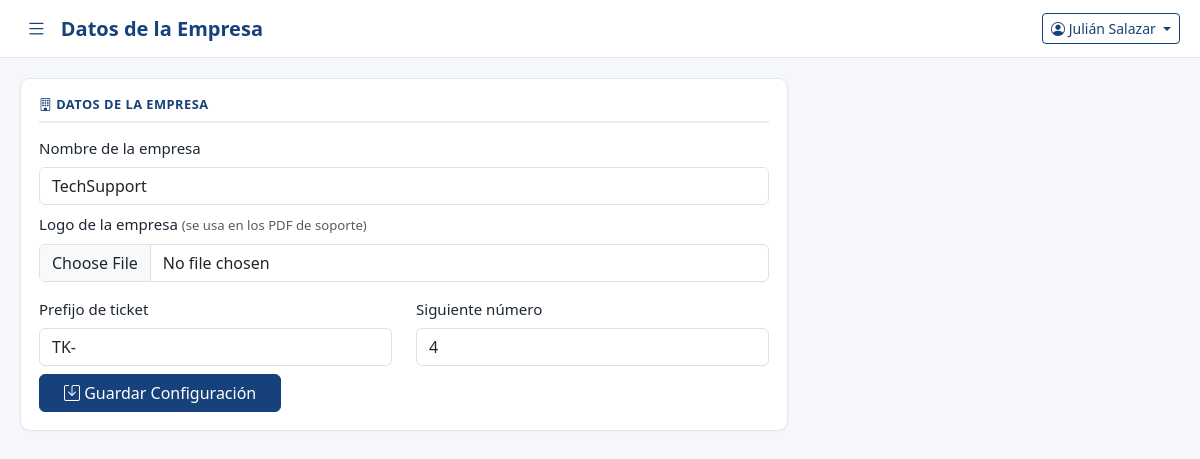
The page /sistema/cnf_empresa.php (signed in) on the database as committed earlier.
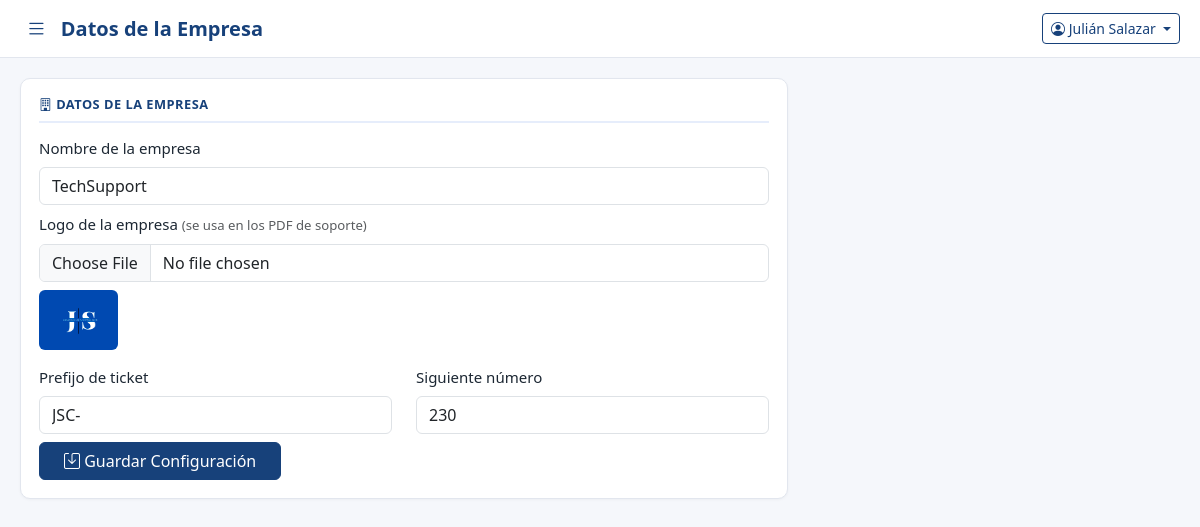
The same page on the database as committed later.
### tables this page shows
CREATE TABLE `tbl_configuracion` (
  `id` int(11) NOT NULL AUTO_INCREMENT,
  `nombre_empresa` varchar(150) NOT NULL DEFAULT 'TechSupport',
  `logo` varchar(255) DEFAULT NULL,
  `prefijo_ticket` varchar(10) NOT NULL DEFAULT 'TK-',
  `siguiente_numero` int(11) NOT NULL DEFAULT 1,
  `state` tinyint(1) NOT NULL DEFAULT 1,
  `user_ing` int(11) DEFAULT NULL,
  `fecha_hora_ing` datetime NOT NULL DEFAULT current_timestamp(),
  PRIMARY KEY (`id`)
);

### sistema/includes/functions.php (called while the page is built, shortened)
<?php
function limpiar($valor) {
    return htmlspecialchars(trim($valor ?? ''), ENT_QUOTES, 'UTF-8');
}

### sistema/cnf_empresa.php (the view, shortened to what this page needs)
<?php
require_once __DIR__ . '/includes/auth.php';
require_once __DIR__ . '/includes/functions.php';
$config = $pdo->query("SELECT * FROM tbl_configuracion ORDER BY id LIMIT 1")->fetch();
include __DIR__ . '/includes/header.php';
?>
<div class="row g-3">
    <div class="col-lg-8">
        <div class="card-panel">
            <h6 class="panel-title"><i class="bi bi-building"></i> Datos de la Empresa</h6>
            <form method="post" enctype="multipart/form-data">
                <div class="mb-2">
                    <label class="form-label">Nombre de la empresa</label>
                    <input type="text" name="nombre_empresa" class="form-control" value="<?= limpiar($config['nombre_empresa']) ?>" required>
                </div>
                <div class="mb-3">
                    <label class="form-label">Logo de la empresa <small class="text-muted">(se usa en los PDF de soporte)</small></label>
                    <input type="file" name="logo" class="form-control" accept="image/*">
                    <?php if (!empty($config['logo'])): ?>
                        <img src="assets/img/<?= limpiar($config['logo']) ?>" style="height:60px;margin-top:8px;border-radius:6px;">
                    <?php endif; ?>
                </div>
                <div class="row">
                    <div class="col-md-6 mb-2">
                        <label class="form-label">Prefijo de ticket</label>
                        <input type="text" name="prefijo_ticket" class="form-control" value="<?= limpiar($config['prefijo_ticket']) ?>" placeholder="Ej: TK-">
                    </div>
                    <div class="col-md-6 mb-2">
                        <label class="form-label">Siguiente número</label>
                        <input type="number" name="siguiente_numero" class="form-control" value="<?= (int)$config['siguiente_numero'] ?>" min="1">
                    </div>
                </div>
                <button class="btn btn-tsp px-4" type="submit"><i class="bi bi-save"></i> Guardar Configuración</button>
            </form>
        </div>
    </div>
</div>
<?php include __DIR__ . '/includes/footer.php'; ?>

Rows that differ between the two databases and show on the page:
changed tbl_configuracion "TechSupport": logo: picture added; prefijo_ticket "TK-" → "JSC-"; siguiente_numero "4" → "230"
